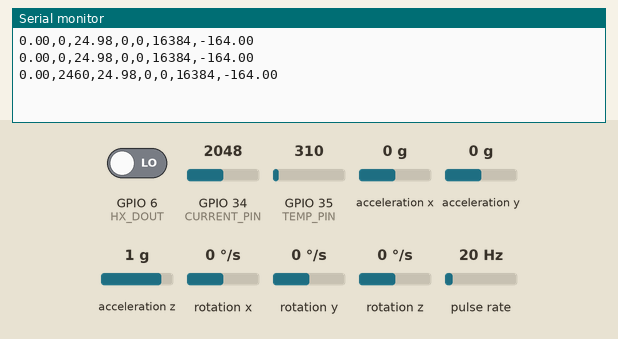
A sketch run on a simulated ESP32-S3. On the bench: the last lines printed to the serial monitor. Wiring (inferred from the names in the program): pulse sensor: data GPIO 5. The inputs (shaded band) are chosen by the test bench; at power-on: acceleration x 0 g, pulse rate 20 Hz, GPIO 35 (TEMP_PIN) = 310, GPIO 34 (CURRENT_PIN) = 2048, acceleration y 0 g, acceleration z 1 g, GPIO 6 (HX_DOUT) LOW, rotation x 0 °/s, rotation y 0 °/s, rotation z 0 °/s.

Above: at 2.2 s.
2.3 s: acceleration x set to -1.4 g
At 3.0 s:
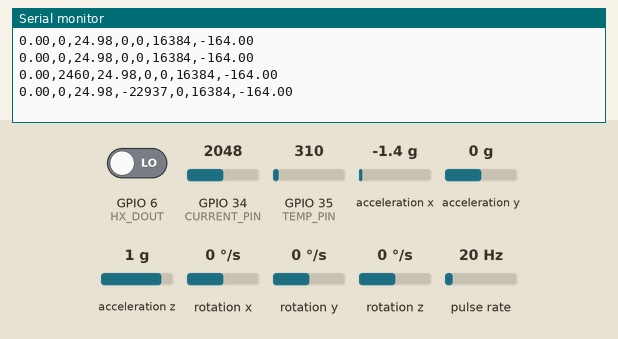
3.8 s: pulse rate (sensor on GPIO 5) set to 4 Hz
At 4.5 s:
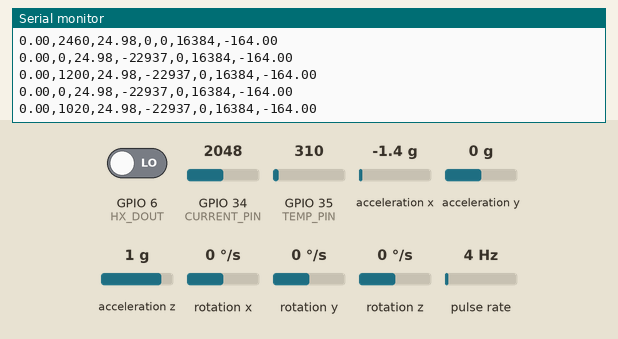
5.3 s: GPIO 35 (TEMP_PIN) set to 372
At 6.0 s:
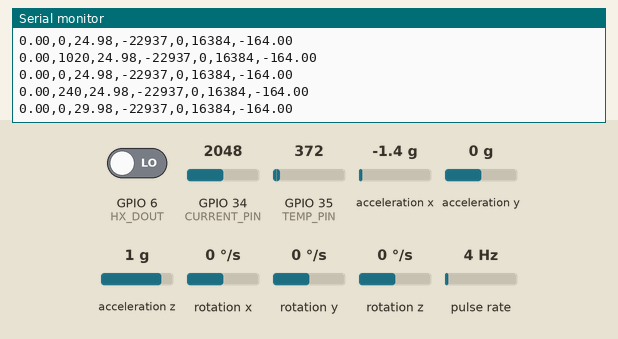
6.8 s: GPIO 34 (CURRENT_PIN) set to 2866
At 7.5 s:
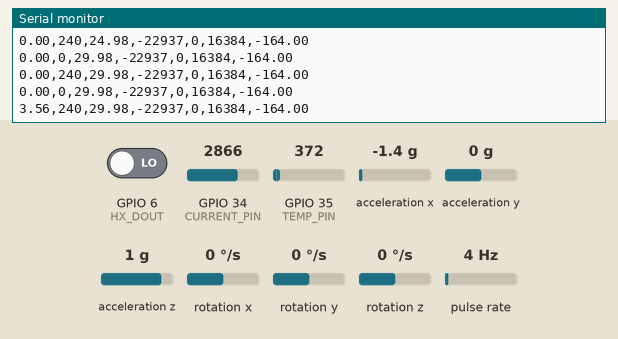
8.3 s: acceleration y set to -1.4 g
At 8.3 s:
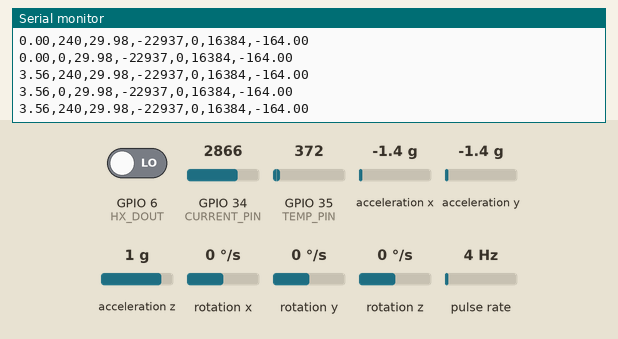
9.8 s: acceleration z set to -1.4 g
At 9.8 s:
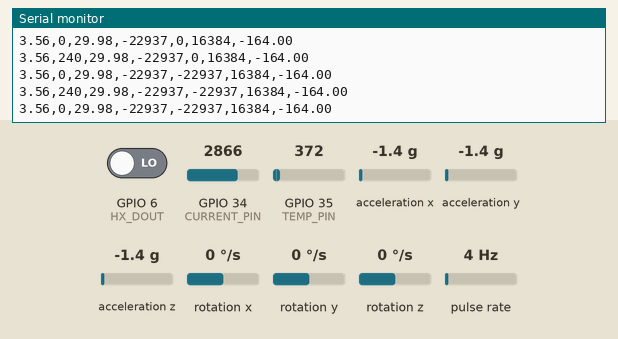
Timing chart, 0 to 12.3 s (numbered marks = the images above; inputs shaded):
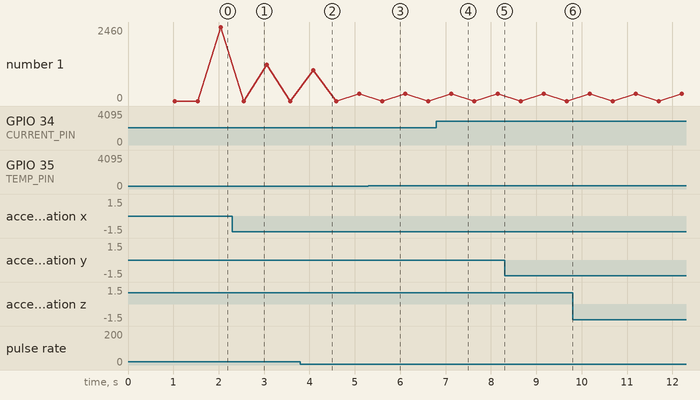

The sketch:

sensorcode.ino
```cpp
#include <Arduino.h>
#include <Wire.h>
#include <MPU6050.h>

// -------- PIN DEFINITIONS --------
#define CURRENT_PIN 34
#define TEMP_PIN 35
#define HALL_PIN 5
#define HX_DOUT 6
#define HX_SCK 7

MPU6050 mpu;

// -------- VARIABLES --------
volatile int pulseCount = 0;
unsigned long lastTime = 0;

float sensitivity = 0.185;   // ACS712 (5A)
float offsetVoltage = 0;

// Pressure calibration
float pressureOffset = 1640000;
float pressureScale = 0.0001;

// -------- INTERRUPT --------
void IRAM_ATTR countPulse() {
  pulseCount++;
}

// -------- HX READ --------
long readHX() {
  long count = 0;

  while (digitalRead(HX_DOUT));

  for (int i = 0; i < 24; i++) {
    digitalWrite(HX_SCK, HIGH);
    delayMicroseconds(1);

    count = count << 1;

    digitalWrite(HX_SCK, LOW);
    delayMicroseconds(1);

    if (digitalRead(HX_DOUT)) count++;
  }

  digitalWrite(HX_SCK, HIGH);
  delayMicroseconds(1);
  digitalWrite(HX_SCK, LOW);

  if (count & 0x800000) {
    count |= ~0xFFFFFF;
  }

  return count;
}

// -------- SETUP --------
void setup() {
  Serial.begin(115200);

  pinMode(HALL_PIN, INPUT_PULLUP);
  attachInterrupt(digitalPinToInterrupt(HALL_PIN), countPulse, FALLING);

  pinMode(HX_DOUT, INPUT);
  pinMode(HX_SCK, OUTPUT);

  Wire.begin(8, 9);
  mpu.initialize();

  // Current sensor calibration
  float sum = 0;
  for (int i = 0; i < 200; i++) {
    sum += analogRead(CURRENT_PIN);
    delay(5);
  }

  float avg = sum / 200.0;
  offsetVoltage = avg * (3.3 / 4095.0);

  lastTime = millis();
}

// -------- LOOP --------
void loop() {

  // -------- CURRENT --------
  float sum = 0;
  for (int i = 0; i < 50; i++) {
    sum += analogRead(CURRENT_PIN);
  }

  float avgADC = sum / 50.0;
  float voltage = avgADC * (3.3 / 4095.0);
  float current = (voltage - offsetVoltage) / sensitivity;

  // -------- TEMPERATURE --------
  int tempADC = analogRead(TEMP_PIN);
  float tempVoltage = tempADC * (3.3 / 4095.0);
  float temperature = tempVoltage * 100;

  // -------- RPM --------
  int rpm = 0;
  if (millis() - lastTime >= 1000) {
    rpm = pulseCount * 60;
    pulseCount = 0;
    lastTime = millis();
  }

  // -------- MPU6050 --------
  int16_t ax, ay, az;
  mpu.getAcceleration(&ax, &ay, &az);

  // -------- PRESSURE --------
  long pressureRaw = readHX();
  float pressurePSI = (pressureRaw - pressureOffset) * pressureScale;

  // -------- CSV OUTPUT --------
  Serial.print(current);
  Serial.print(",");
  Serial.print(rpm);
  Serial.print(",");
  Serial.print(temperature);
  Serial.print(",");
  Serial.print(ax);
  Serial.print(",");
  Serial.print(ay);
  Serial.print(",");
  Serial.print(az);
  Serial.print(",");
  Serial.println(pressurePSI);

  delay(500);
}
```

Measured:
- after the input at 2.3 s, the serial monitor: prints a new line after 0.25 s (image 1)
- after the input at 3.8 s, the serial monitor: prints a new line after 0.28 s (image 2)
- after the input at 5.3 s, the serial monitor: prints a new line after 0.30 s (image 3)
- after the input at 6.8 s, the serial monitor: prints a new line after 0.33 s (image 4)
- plotted number 1: 0 → 240 after the input at 3.8 s
